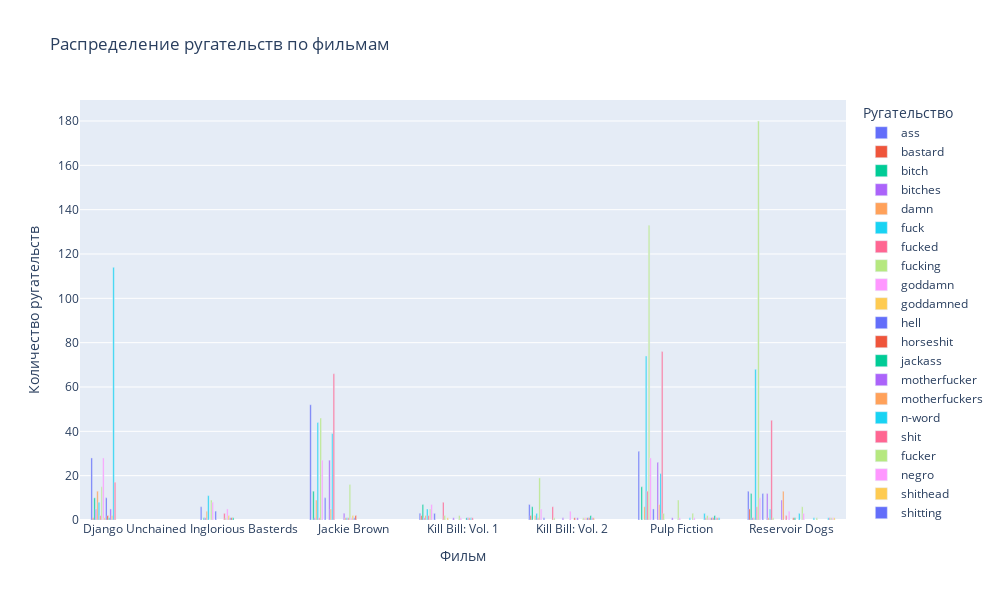

Notebook code for this chart:
### Code cell
import plotly.express as px

# Подготовка данных для графика
curse_counts = df[df['type'] == 'word'].groupby(['movie', 'word']).size().reset_index(name='count')

# Построение графика
fig = px.bar(
    curse_counts,
    x='movie',
    y='count',
    color='word',
    title='Распределение ругательств по фильмам',
    labels={'count': 'Количество', 'movie': 'Фильм', 'word': 'Ругательство'},
    barmode='group'
)

# Настройки и отображение графика
fig.update_layout(xaxis_title='Фильм', yaxis_title='Количество ругательств', width = 1000, height = 600)
fig.show()

### Figure 1 — Plotly figure (JSON) as saved in the notebook; plotly's stock layout.template omitted (floating-point values rounded to 4 significant figures)
{"data": [{"alignmentgroup": "True", "hovertemplate": "Ругательство=ass<br>Фильм=%{x}<br>Количество=%{y}<extra></extra>", "legendgroup": "ass", "marker": {"color": "#636efa", "pattern": {"shape": ""}}, "name": "ass", "offsetgroup": "ass", "orientation": "v", "showlegend": true, "textposition": "auto", "type": "bar", "x": ["Django Unchained", "Inglorious Basterds", "Jackie Brown", "Kill Bill: Vol. 1", "Kill Bill: Vol. 2", "Pulp Fiction", "Reservoir Dogs"], "xaxis": "x", "y": [28, 6, 52, 3, 7, 31, 13], "yaxis": "y"}, {"alignmentgroup": "True", "hovertemplate": "Ругательство=bastard<br>Фильм=%{x}<br>Количество=%{y}<extra></extra>", "legendgroup": "bastard", "marker": {"color": "#EF553B", "pattern": {"shape": ""}}, "name": "bastard", "offsetgroup": "bastard", "orientation": "v", "showlegend": true, "textposition": "auto", "type": "bar", "x": ["Django Unchained", "Kill Bill: Vol. 1", "Kill Bill: Vol. 2", "Reservoir Dogs"], "xaxis": "x", "y": [1, 2, 2, 5], "yaxis": "y"}, {"alignmentgroup": "True", "hovertemplate": "Ругательство=bitch<br>Фильм=%{x}<br>Количество=%{y}<extra></extra>", "legendgroup": "bitch", "marker": {"color": "#00cc96", "pattern": {"shape": ""}}, "name": "bitch", "offsetgroup": "bitch", "orientation": "v", "showlegend": true, "textposition": "auto", "type": "bar", "x": ["Django Unchained", "Inglorious Basterds", "Jackie Brown", "Kill Bill: Vol. 1", "Kill Bill: Vol. 2", "Pulp Fiction", "Reservoir Dogs"], "xaxis": "x", "y": [10, 1, 13, 7, 6, 15, 12], "yaxis": "y"}, {"alignmentgroup": "True", "hovertemplate": "Ругательство=bitches<br>Фильм=%{x}<br>Количество=%{y}<extra></extra>", "legendgroup": "bitches", "marker": {"color": "#ab63fa", "pattern": {"shape": ""}}, "name": "bitches", "offsetgroup": "bitches", "orientation": "v", "showlegend": true, "textposition": "auto", "type": "bar", "x": ["Django Unchained", "Inglorious Basterds", "Jackie Brown", "Kill Bill: Vol. 1", "Reservoir Dogs"], "xaxis": "x", "y": [5, 1, 1, 1, 1], "yaxis": "y"}, {"alignmentgroup": "True", "hovertemplate": "Ругательство=damn<br>Фильм=%{x}<br>Количество=%{y}<extra></extra>", "legendgroup": "damn", "marker": {"color": "#FFA15A", "pattern": {"shape": ""}}, "name": "damn", "offsetgroup": "damn", "orientation": "v", "showlegend": true, "textposition": "auto", "type": "bar", "x": ["Django Unchained", "Inglorious Basterds", "Jackie Brown", "Kill Bill: Vol. 1", "Kill Bill: Vol. 2", "Pulp Fiction", "Reservoir Dogs"], "xaxis": "x", "y": [13, 4, 9, 2, 2, 6, 1], "yaxis": "y"}, {"alignmentgroup": "True", "hovertemplate": "Ругательство=fuck<br>Фильм=%{x}<br>Количество=%{y}<extra></extra>", "legendgroup": "fuck", "marker": {"color": "#19d3f3", "pattern": {"shape": ""}}, "name": "fuck", "offsetgroup": "fuck", "orientation": "v", "showlegend": true, "textposition": "auto", "type": "bar", "x": ["Django Unchained", "Inglorious Basterds", "Jackie Brown", "Kill Bill: Vol. 1", "Kill Bill: Vol. 2", "Pulp Fiction", "Reservoir Dogs"], "xaxis": "x", "y": [8, 11, 44, 5, 3, 74, 68], "yaxis": "y"}, {"alignmentgroup": "True", "hovertemplate": "Ругательство=fucked<br>Фильм=%{x}<br>Количество=%{y}<extra></extra>", "legendgroup": "fucked", "marker": {"color": "#FF6692", "pattern": {"shape": ""}}, "name": "fucked", "offsetgroup": "fucked", "orientation": "v", "showlegend": true, "textposition": "auto", "type": "bar", "x": ["Django Unchained", "Jackie Brown", "Kill Bill: Vol. 1", "Kill Bill: Vol. 2", "Pulp Fiction", "Reservoir Dogs"], "xaxis": "x", "y": [2, 1, 2, 1, 13, 6], "yaxis": "y"}, {"alignmentgroup": "True", "hovertemplate": "Ругательство=fucking<br>Фильм=%{x}<br>Количество=%{y}<extra></extra>", "legendgroup": "fucking", "marker": {"color": "#B6E880", "pattern": {"shape": ""}}, "name": "fucking", "offsetgroup": "fucking", "orientation": "v", "showlegend": true, "textposition": "auto", "type": "bar", "x": ["Django Unchained", "Inglorious Basterds", "Jackie Brown", "Kill Bill: Vol. 1", "Kill Bill: Vol. 2", "Pulp Fiction", "Reservoir Dogs"], "xaxis": "x", "y": [15, 9, 46, 5, 19, 133, 180], "yaxis": "y"}, {"alignmentgroup": "True", "hovertemplate": "Ругательство=goddamn<br>Фильм=%{x}<br>Количество=%{y}<extra></extra>", "legendgroup": "goddamn", "marker": {"color": "#FF97FF", "pattern": {"shape": ""}}, "name": "goddamn", "offsetgroup": "goddamn", "orientation": "v", "showlegend": true, "textposition": "auto", "type": "bar", "x": ["Django Unchained", "Inglorious Basterds", "Jackie Brown", "Kill Bill: Vol. 1", "Kill Bill: Vol. 2", "Pulp Fiction", "Reservoir Dogs"], "xaxis": "x", "y": [28, 8, 27, 7, 5, 28, 10], "yaxis": "y"}, {"alignmentgroup": "True", "hovertemplate": "Ругательство=goddamned<br>Фильм=%{x}<br>Количество=%{y}<extra></extra>", "legendgroup": "goddamned", "marker": {"color": "#FECB52", "pattern": {"shape": ""}}, "name": "goddamned", "offsetgroup": "goddamned", "orientation": "v", "showlegend": true, "textposition": "auto", "type": "bar", "x": ["Django Unchained"], "xaxis": "x", "y": [1], "yaxis": "y"}, {"alignmentgroup": "True", "hovertemplate": "Ругательство=hell<br>Фильм=%{x}<br>Количество=%{y}<extra></extra>", "legendgroup": "hell", "marker": {"color": "#636efa", "pattern": {"shape": ""}}, "name": "hell", "offsetgroup": "hell", "orientation": "v", "showlegend": true, "textposition": "auto", "type": "bar", "x": ["Django Unchained", "Inglorious Basterds", "Jackie Brown", "Kill Bill: Vol. 1", "Kill Bill: Vol. 2", "Pulp Fiction", "Reservoir Dogs"], "xaxis": "x", "y": [10, 4, 10, 3, 1, 5, 12], "yaxis": "y"}, {"alignmentgroup": "True", "hovertemplate": "Ругательство=horseshit<br>Фильм=%{x}<br>Количество=%{y}<extra></extra>", "legendgroup": "horseshit", "marker": {"color": "#EF553B", "pattern": {"shape": ""}}, "name": "horseshit", "offsetgroup": "horseshit", "orientation": "v", "showlegend": true, "textposition": "auto", "type": "bar", "x": ["Django Unchained"], "xaxis": "x", "y": [2], "yaxis": "y"}, {"alignmentgroup": "True", "hovertemplate": "Ругательство=jackass<br>Фильм=%{x}<br>Количество=%{y}<extra></extra>", "legendgroup": "jackass", "marker": {"color": "#00cc96", "pattern": {"shape": ""}}, "name": "jackass", "offsetgroup": "jackass", "orientation": "v", "showlegend": true, "textposition": "auto", "type": "bar", "x": ["Django Unchained"], "xaxis": "x", "y": [1], "yaxis": "y"}, {"alignmentgroup": "True", "hovertemplate": "Ругательство=motherfucker<br>Фильм=%{x}<br>Количество=%{y}<extra></extra>", "legendgroup": "motherfucker", "marker": {"color": "#ab63fa", "pattern": {"shape": ""}}, "name": "motherfucker", "offsetgroup": "motherfucker", "orientation": "v", "showlegend": true, "textposition": "auto", "type": "bar", "x": ["Django Unchained", "Jackie Brown", "Pulp Fiction", "Reservoir Dogs"], "xaxis": "x", "y": [5, 27, 26, 12], "yaxis": "y"}, {"alignmentgroup": "True", "hovertemplate": "Ругательство=motherfuckers<br>Фильм=%{x}<br>Количество=%{y}<extra></extra>", "legendgroup": "motherfuckers", "marker": {"color": "#FFA15A", "pattern": {"shape": ""}}, "name": "motherfuckers", "offsetgroup": "motherfuckers", "orientation": "v", "showlegend": true, "textposition": "auto", "type": "bar", "x": ["Django Unchained", "Jackie Brown", "Pulp Fiction", "Reservoir Dogs"], "xaxis": "x", "y": [2, 5, 7, 1], "yaxis": "y"}, {"alignmentgroup": "True", "hovertemplate": "Ругательство=n-word <br>Фильм=%{x}<br>Количество=%{y}<extra></extra>", "legendgroup": "n-word ", "marker": {"color": "#19d3f3", "pattern": {"shape": ""}}, "name": "n-word ", "offsetgroup": "n-word ", "orientation": "v", "showlegend": true, "textposition": "auto", "type": "bar", "x": ["Django Unchained", "Jackie Brown", "Pulp Fiction", "Reservoir Dogs"], "xaxis": "x", "y": [114, 39, 21, 5], "yaxis": "y"}, {"alignmentgroup": "True", "hovertemplate": "Ругательство=shit<br>Фильм=%{x}<br>Количество=%{y}<extra></extra>", "legendgroup": "shit", "marker": {"color": "#FF6692", "pattern": {"shape": ""}}, "name": "shit", "offsetgroup": "shit", "orientation": "v", "showlegend": true, "textposition": "auto", "type": "bar", "x": ["Django Unchained", "Inglorious Basterds", "Jackie Brown", "Kill Bill: Vol. 1", "Kill Bill: Vol. 2", "Pulp Fiction", "Reservoir Dogs"], "xaxis": "x", "y": [17, 3, 66, 8, 6, 76, 45], "yaxis": "y"}, {"alignmentgroup": "True", "hovertemplate": "Ругательство=fucker<br>Фильм=%{x}<br>Количество=%{y}<extra></extra>", "legendgroup": "fucker", "marker": {"color": "#B6E880", "pattern": {"shape": ""}}, "name": "fucker", "offsetgroup": "fucker", "orientation": "v", "showlegend": true, "textposition": "auto", "type": "bar", "x": ["Inglorious Basterds", "Kill Bill: Vol. 1", "Kill Bill: Vol. 2", "Pulp Fiction", "Reservoir Dogs"], "xaxis": "x", "y": [1, 2, 1, 3, 1], "yaxis": "y"}, {"alignmentgroup": "True", "hovertemplate": "Ругательство=negro <br>Фильм=%{x}<br>Количество=%{y}<extra></extra>", "legendgroup": "negro ", "marker": {"color": "#FF97FF", "pattern": {"shape": ""}}, "name": "negro ", "offsetgroup": "negro ", "orientation": "v", "showlegend": true, "textposition": "auto", "type": "bar", "x": ["Inglorious Basterds"], "xaxis": "x", "y": [5], "yaxis": "y"}, {"alignmentgroup": "True", "hovertemplate": "Ругательство=shithead<br>Фильм=%{x}<br>Количество=%{y}<extra></extra>", "legendgroup": "shithead", "marker": {"color": "#FECB52", "pattern": {"shape": ""}}, "name": "shithead", "offsetgroup": "shithead", "orientation": "v", "showlegend": true, "textposition": "auto", "type": "bar", "x": ["Inglorious Basterds", "Kill Bill: Vol. 1"], "xaxis": "x", "y": [2, 1], "yaxis": "y"}, {"alignmentgroup": "True", "hovertemplate": "Ругательство=shitting<br>Фильм=%{x}<br>Количество=%{y}<extra></extra>", "legendgroup": "shitting", "marker": {"color": "#636efa", "pattern": {"shape": ""}}, "name": "shitting", "offsetgroup": "shitting", "orientation": "v", "showlegend": true, "textposition": "auto", "type": "bar", "x": ["Inglorious Basterds"], "xaxis": "x", "y": [1], "yaxis": "y"}, {"alignmentgroup": "True", "hovertemplate": "Ругательство=slut<br>Фильм=%{x}<br>Количество=%{y}<extra></extra>", "legendgroup": "slut", "marker": {"color": "#EF553B", "pattern": {"shape": ""}}, "name": "slut", "offsetgroup": "slut", "orientation": "v", "showlegend": true, "textposition": "auto", "type": "bar", "x": ["Inglorious Basterds"], "xaxis": "x", "y": [1], "yaxis": "y"}, {"alignmentgroup": "True", "hovertemplate": "Ругательство=squaw<br>Фильм=%{x}<br>Количество=%{y}<extra></extra>", "legendgroup": "squaw", "marker": {"color": "#00cc96", "pattern": {"shape": ""}}, "name": "squaw", "offsetgroup": "squaw", "orientation": "v", "showlegend": true, "textposition": "auto", "type": "bar", "x": ["Inglorious Basterds"], "xaxis": "x", "y": [1], "yaxis": "y"}, {"alignmentgroup": "True", "hovertemplate": "Ругательство=bullshit<br>Фильм=%{x}<br>Количество=%{y}<extra></extra>", "legendgroup": "bullshit", "marker": {"color": "#ab63fa", "pattern": {"shape": ""}}, "name": "bullshit", "offsetgroup": "bullshit", "orientation": "v", "showlegend": true, "textposition": "auto", "type": "bar", "x": ["Jackie Brown", "Kill Bill: Vol. 1", "Kill Bill: Vol. 2", "Pulp Fiction", "Reservoir Dogs"], "xaxis": "x", "y": [3, 1, 1, 1, 9], "yaxis": "y"}, {"alignmentgroup": "True", "hovertemplate": "Ругательство=dick<br>Фильм=%{x}<br>Количество=%{y}<extra></extra>", "legendgroup": "dick", "marker": {"color": "#FFA15A", "pattern": {"shape": ""}}, "name": "dick", "offsetgroup": "dick", "orientation": "v", "showlegend": true, "textposition": "auto", "type": "bar", "x": ["Jackie Brown", "Reservoir Dogs"], "xaxis": "x", "y": [1, 13], "yaxis": "y"}, {"alignmentgroup": "True", "hovertemplate": "Ругательство=dumbass<br>Фильм=%{x}<br>Количество=%{y}<extra></extra>", "legendgroup": "dumbass", "marker": {"color": "#19d3f3", "pattern": {"shape": ""}}, "name": "dumbass", "offsetgroup": "dumbass", "orientation": "v", "showlegend": true, "textposition": "auto", "type": "bar", "x": ["Jackie Brown"], "xaxis": "x", "y": [1], "yaxis": "y"}, {"alignmentgroup": "True", "hovertemplate": "Ругательство=fucks<br>Фильм=%{x}<br>Количество=%{y}<extra></extra>", "legendgroup": "fucks", "marker": {"color": "#FF6692", "pattern": {"shape": ""}}, "name": "fucks", "offsetgroup": "fucks", "orientation": "v", "showlegend": true, "textposition": "auto", "type": "bar", "x": ["Jackie Brown", "Reservoir Dogs"], "xaxis": "x", "y": [1, 2], "yaxis": "y"}, {"alignmentgroup": "True", "hovertemplate": "Ругательство=motherfucking<br>Фильм=%{x}<br>Количество=%{y}<extra></extra>", "legendgroup": "motherfucking", "marker": {"color": "#B6E880", "pattern": {"shape": ""}}, "name": "motherfucking", "offsetgroup": "motherfucking", "orientation": "v", "showlegend": true, "textposition": "auto", "type": "bar", "x": ["Jackie Brown", "Kill Bill: Vol. 1", "Pulp Fiction"], "xaxis": "x", "y": [16, 2, 9], "yaxis": "y"}, {"alignmentgroup": "True", "hovertemplate": "Ругательство=pussy<br>Фильм=%{x}<br>Количество=%{y}<extra></extra>", "legendgroup": "pussy", "marker": {"color": "#FF97FF", "pattern": {"shape": ""}}, "name": "pussy", "offsetgroup": "pussy", "orientation": "v", "showlegend": true, "textposition": "auto", "type": "bar", "x": ["Jackie Brown", "Kill Bill: Vol. 1", "Kill Bill: Vol. 2", "Pulp Fiction", "Reservoir Dogs"], "xaxis": "x", "y": [1, 1, 4, 1, 4], "yaxis": "y"}, {"alignmentgroup": "True", "hovertemplate": "Ругательство=shitload<br>Фильм=%{x}<br>Количество=%{y}<extra></extra>", "legendgroup": "shitload", "marker": {"color": "#FECB52", "pattern": {"shape": ""}}, "name": "shitload", "offsetgroup": "shitload", "orientation": "v", "showlegend": true, "textposition": "auto", "type": "bar", "x": ["Jackie Brown"], "xaxis": "x", "y": [2], "yaxis": "y"}, {"alignmentgroup": "True", "hovertemplate": "Ругательство=shittiest<br>Фильм=%{x}<br>Количество=%{y}<extra></extra>", "legendgroup": "shittiest", "marker": {"color": "#636efa", "pattern": {"shape": ""}}, "name": "shittiest", "offsetgroup": "shittiest", "orientation": "v", "showlegend": true, "textposition": "auto", "type": "bar", "x": ["Jackie Brown"], "xaxis": "x", "y": [1], "yaxis": "y"}, {"alignmentgroup": "True", "hovertemplate": "Ругательство=shitty<br>Фильм=%{x}<br>Количество=%{y}<extra></extra>", "legendgroup": "shitty", "marker": {"color": "#EF553B", "pattern": {"shape": ""}}, "name": "shitty", "offsetgroup": "shitty", "orientation": "v", "showlegend": true, "textposition": "auto", "type": "bar", "x": ["Jackie Brown", "Kill Bill: Vol. 2", "Reservoir Dogs"], "xaxis": "x", "y": [2, 1, 1], "yaxis": "y"}, {"alignmentgroup": "True", "hovertemplate": "Ругательство=cocksucker<br>Фильм=%{x}<br>Количество=%{y}<extra></extra>", "legendgroup": "cocksucker", "marker": {"color": "#00cc96", "pattern": {"shape": ""}}, "name": "cocksucker", "offsetgroup": "cocksucker", "orientation": "v", "showlegend": true, "textposition": "auto", "type": "bar", "x": ["Kill Bill: Vol. 1", "Reservoir Dogs"], "xaxis": "x", "y": [1, 1], "yaxis": "y"}, {"alignmentgroup": "True", "hovertemplate": "Ругательство=cunt<br>Фильм=%{x}<br>Количество=%{y}<extra></extra>", "legendgroup": "cunt", "marker": {"color": "#ab63fa", "pattern": {"shape": ""}}, "name": "cunt", "offsetgroup": "cunt", "orientation": "v", "showlegend": true, "textposition": "auto", "type": "bar", "x": ["Kill Bill: Vol. 1", "Kill Bill: Vol. 2"], "xaxis": "x", "y": [1, 1], "yaxis": "y"}, {"alignmentgroup": "True", "hovertemplate": "Ругательство=cunts<br>Фильм=%{x}<br>Количество=%{y}<extra></extra>", "legendgroup": "cunts", "marker": {"color": "#FFA15A", "pattern": {"shape": ""}}, "name": "cunts", "offsetgroup": "cunts", "orientation": "v", "showlegend": true, "textposition": "auto", "type": "bar", "x": ["Kill Bill: Vol. 1"], "xaxis": "x", "y": [1], "yaxis": "y"}, {"alignmentgroup": "True", "hovertemplate": "Ругательство=dicks<br>Фильм=%{x}<br>Количество=%{y}<extra></extra>", "legendgroup": "dicks", "marker": {"color": "#19d3f3", "pattern": {"shape": ""}}, "name": "dicks", "offsetgroup": "dicks", "orientation": "v", "showlegend": true, "textposition": "auto", "type": "bar", "x": ["Kill Bill: Vol. 1", "Pulp Fiction", "Reservoir Dogs"], "xaxis": "x", "y": [1, 1, 3], "yaxis": "y"}, {"alignmentgroup": "True", "hovertemplate": "Ругательство=fuckface<br>Фильм=%{x}<br>Количество=%{y}<extra></extra>", "legendgroup": "fuckface", "marker": {"color": "#FF6692", "pattern": {"shape": ""}}, "name": "fuckface", "offsetgroup": "fuckface", "orientation": "v", "showlegend": true, "textposition": "auto", "type": "bar", "x": ["Kill Bill: Vol. 1"], "xaxis": "x", "y": [1], "yaxis": "y"}, {"alignmentgroup": "True", "hovertemplate": "Ругательство=asshole<br>Фильм=%{x}<br>Количество=%{y}<extra></extra>", "legendgroup": "asshole", "marker": {"color": "#B6E880", "pattern": {"shape": ""}}, "name": "asshole", "offsetgroup": "asshole", "orientation": "v", "showlegend": true, "textposition": "auto", "type": "bar", "x": ["Kill Bill: Vol. 2", "Pulp Fiction", "Reservoir Dogs"], "xaxis": "x", "y": [1, 3, 6], "yaxis": "y"}, {"alignmentgroup": "True", "hovertemplate": "Ругательство=assholes<br>Фильм=%{x}<br>Количество=%{y}<extra></extra>", "legendgroup": "assholes", "marker": {"color": "#FF97FF", "pattern": {"shape": ""}}, "name": "assholes", "offsetgroup": "assholes", "orientation": "v", "showlegend": true, "textposition": "auto", "type": "bar", "x": ["Kill Bill: Vol. 2", "Pulp Fiction", "Reservoir Dogs"], "xaxis": "x", "y": [1, 1, 3], "yaxis": "y"}, {"alignmentgroup": "True", "hovertemplate": "Ругательство=bastards<br>Фильм=%{x}<br>Количество=%{y}<extra></extra>", "legendgroup": "bastards", "marker": {"color": "#FECB52", "pattern": {"shape": ""}}, "name": "bastards", "offsetgroup": "bastards", "orientation": "v", "showlegend": true, "textposition": "auto", "type": "bar", "x": ["Kill Bill: Vol. 2"], "xaxis": "x", "y": [1], "yaxis": "y"}, {"alignmentgroup": "True", "hovertemplate": "Ругательство=cockblockery<br>Фильм=%{x}<br>Количество=%{y}<extra></extra>", "legendgroup": "cockblockery", "marker": {"color": "#636efa", "pattern": {"shape": ""}}, "name": "cockblockery", "offsetgroup": "cockblockery", "orientation": "v", "showlegend": true, "textposition": "auto", "type": "bar", "x": ["Kill Bill: Vol. 2"], "xaxis": "x", "y": [1], "yaxis": "y"}, {"alignmentgroup": "True", "hovertemplate": "Ругательство=horeshit<br>Фильм=%{x}<br>Количество=%{y}<extra></extra>", "legendgroup": "horeshit", "marker": {"color": "#EF553B", "pattern": {"shape": ""}}, "name": "horeshit", "offsetgroup": "horeshit", "orientation": "v", "showlegend": true, "textposition": "auto", "type": "bar", "x": ["Kill Bill: Vol. 2"], "xaxis": "x", "y": [1], "yaxis": "y"}, {"alignmentgroup": "True", "hovertemplate": "Ругательство=japs<br>Фильм=%{x}<br>Количество=%{y}<extra></extra>", "legendgroup": "japs", "marker": {"color": "#00cc96", "pattern": {"shape": ""}}, "name": "japs", "offsetgroup": "japs", "orientation": "v", "showlegend": true, "textposition": "auto", "type": "bar", "x": ["Kill Bill: Vol. 2"], "xaxis": "x", "y": [2], "yaxis": "y"}, {"alignmentgroup": "True", "hovertemplate": "Ругательство=jew (verb)<br>Фильм=%{x}<br>Количество=%{y}<extra></extra>", "legendgroup": "jew (verb)", "marker": {"color": "#ab63fa", "pattern": {"shape": ""}}, "name": "jew (verb)", "offsetgroup": "jew (verb)", "orientation": "v", "showlegend": true, "textposition": "auto", "type": "bar", "x": ["Kill Bill: Vol. 2"], "xaxis": "x", "y": [1], "yaxis": "y"}, {"alignmentgroup": "True", "hovertemplate": "Ругательство=shitless<br>Фильм=%{x}<br>Количество=%{y}<extra></extra>", "legendgroup": "shitless", "marker": {"color": "#FFA15A", "pattern": {"shape": ""}}, "name": "shitless", "offsetgroup": "shitless", "orientation": "v", "showlegend": true, "textposition": "auto", "type": "bar", "x": ["Kill Bill: Vol. 2"], "xaxis": "x", "y": [1], "yaxis": "y"}, {"alignmentgroup": "True", "hovertemplate": "Ругательство=asses<br>Фильм=%{x}<br>Количество=%{y}<extra></extra>", "legendgroup": "asses", "marker": {"color": "#19d3f3", "pattern": {"shape": ""}}, "name": "asses", "offsetgroup": "asses", "orientation": "v", "showlegend": true, "textposition": "auto", "type": "bar", "x": ["Pulp Fiction", "Reservoir Dogs"], "xaxis": "x", "y": [3, 1], "yaxis": "y"}, {"alignmentgroup": "True", "hovertemplate": "Ругательство=chickenshit<br>Фильм=%{x}<br>Количество=%{y}<extra></extra>", "legendgroup": "chickenshit", "marker": {"color": "#FF6692", "pattern": {"shape": ""}}, "name": "chickenshit", "offsetgroup": "chickenshit", "orientation": "v", "showlegend": true, "textposition": "auto", "type": "bar", "x": ["Pulp Fiction"], "xaxis": "x", "y": [1], "yaxis": "y"}, {"alignmentgroup": "True", "hovertemplate": "Ругательство=damned<br>Фильм=%{x}<br>Количество=%{y}<extra></extra>", "legendgroup": "damned", "marker": {"color": "#B6E880", "pattern": {"shape": ""}}, "name": "damned", "offsetgroup": "damned", "orientation": "v", "showlegend": true, "textposition": "auto", "type": "bar", "x": ["Pulp Fiction", "Reservoir Dogs"], "xaxis": "x", "y": [2, 1], "yaxis": "y"}, {"alignmentgroup": "True", "hovertemplate": "Ругательство=dickless<br>Фильм=%{x}<br>Количество=%{y}<extra></extra>", "legendgroup": "dickless", "marker": {"color": "#FF97FF", "pattern": {"shape": ""}}, "name": "dickless", "offsetgroup": "dickless", "orientation": "v", "showlegend": true, "textposition": "auto", "type": "bar", "x": ["Pulp Fiction"], "xaxis": "x", "y": [1], "yaxis": "y"}, {"alignmentgroup": "True", "hovertemplate": "Ругательство=fuckers<br>Фильм=%{x}<br>Количество=%{y}<extra></extra>", "legendgroup": "fuckers", "marker": {"color": "#FECB52", "pattern": {"shape": ""}}, "name": "fuckers", "offsetgroup": "fuckers", "orientation": "v", "showlegend": true, "textposition": "auto", "type": "bar", "x": ["Pulp Fiction"], "xaxis": "x", "y": [1], "yaxis": "y"}, {"alignmentgroup": "True", "hovertemplate": "Ругательство=fuckhead<br>Фильм=%{x}<br>Количество=%{y}<extra></extra>", "legendgroup": "fuckhead", "marker": {"color": "#636efa", "pattern": {"shape": ""}}, "name": "fuckhead", "offsetgroup": "fuckhead", "orientation": "v", "showlegend": true, "textposition": "auto", "type": "bar", "x": ["Pulp Fiction"], "xaxis": "x", "y": [1], "yaxis": "y"}, {"alignmentgroup": "True", "hovertemplate": "Ругательство=gook<br>Фильм=%{x}<br>Количество=%{y}<extra></extra>", "legendgroup": "gook", "marker": {"color": "#EF553B", "pattern": {"shape": ""}}, "name": "gook", "offsetgroup": "gook", "orientation": "v", "showlegend": true, "textposition": "auto", "type": "bar", "x": ["Pulp Fiction"], "xaxis": "x", "y": [1], "yaxis": "y"}, {"alignmentgroup": "True", "hovertemplate": "Ругательство=gooks<br>Фильм=%{x}<br>Количество=%{y}<extra></extra>", "legendgroup": "gooks", "marker": {"color": "#00cc96", "pattern": {"shape": ""}}, "name": "gooks", "offsetgroup": "gooks", "orientation": "v", "showlegend": true, "textposition": "auto", "type": "bar", "x": ["Pulp Fiction"], "xaxis": "x", "y": [2], "yaxis": "y"}, {"alignmentgroup": "True", "hovertemplate": "Ругательство=merde<br>Фильм=%{x}<br>Количество=%{y}<extra></extra>", "legendgroup": "merde", "marker": {"color": "#ab63fa", "pattern": {"shape": ""}}, "name": "merde", "offsetgroup": "merde", "orientation": "v", "showlegend": true, "textposition": "auto", "type": "bar", "x": ["Pulp Fiction"], "xaxis": "x", "y": [1], "yaxis": "y"}, {"alignmentgroup": "True", "hovertemplate": "Ругательство=slope<br>Фильм=%{x}<br>Количество=%{y}<extra></extra>", "legendgroup": "slope", "marker": {"color": "#FFA15A", "pattern": {"shape": ""}}, "name": "slope", "offsetgroup": "slope", "orientation": "v", "showlegend": true, "textposition": "auto", "type": "bar", "x": ["Pulp Fiction"], "xaxis": "x", "y": [1], "yaxis": "y"}, {"alignmentgroup": "True", "hovertemplate": "Ругательство=wetback<br>Фильм=%{x}<br>Количество=%{y}<extra></extra>", "legendgroup": "wetback", "marker": {"color": "#19d3f3", "pattern": {"shape": ""}}, "name": "wetback", "offsetgroup": "wetback", "orientation": "v", "showlegend": true, "textposition": "auto", "type": "bar", "x": ["Pulp Fiction", "Reservoir Dogs"], "xaxis": "x", "y": [1, 1], "yaxis": "y"}, {"alignmentgroup": "True", "hovertemplate": "Ругательство=asshead<br>Фильм=%{x}<br>Количество=%{y}<extra></extra>", "legendgroup": "asshead", "marker": {"color": "#FF6692", "pattern": {"shape": ""}}, "name": "asshead", "offsetgroup": "asshead", "orientation": "v", "showlegend": true, "textposition": "auto", "type": "bar", "x": ["Reservoir Dogs"], "xaxis": "x", "y": [1], "yaxis": "y"}, {"alignmentgroup": "True", "hovertemplate": "Ругательство=faggot<br>Фильм=%{x}<br>Количество=%{y}<extra></extra>", "legendgroup": "faggot", "marker": {"color": "#B6E880", "pattern": {"shape": ""}}, "name": "faggot", "offsetgroup": "faggot", "orientation": "v", "showlegend": true, "textposition": "auto", "type": "bar", "x": ["Reservoir Dogs"], "xaxis": "x", "y": [1], "yaxis": "y"}, {"alignmentgroup": "True", "hovertemplate": "Ругательство=fuckup<br>Фильм=%{x}<br>Количество=%{y}<extra></extra>", "legendgroup": "fuckup", "marker": {"color": "#FF97FF", "pattern": {"shape": ""}}, "name": "fuckup", "offsetgroup": "fuckup", "orientation": "v", "showlegend": true, "textposition": "auto", "type": "bar", "x": ["Reservoir Dogs"], "xaxis": "x", "y": [1], "yaxis": "y"}, {"alignmentgroup": "True", "hovertemplate": "Ругательство=jap<br>Фильм=%{x}<br>Количество=%{y}<extra></extra>", "legendgroup": "jap", "marker": {"color": "#FECB52", "pattern": {"shape": ""}}, "name": "jap", "offsetgroup": "jap", "orientation": "v", "showlegend": true, "textposition": "auto", "type": "bar", "x": ["Reservoir Dogs"], "xaxis": "x", "y": [1], "yaxis": "y"}], "layout": {"barmode": "group", "height": 600, "legend": {"title": {"text": "Ругательство"}, "tracegroupgap": 0}, "title": {"text": "Распределение ругательств по фильмам"}, "width": 1000, "xaxis": {"anchor": "y", "autorange": true, "domain": [0, 1], "range": [-0.5, 6.5], "title": {"text": "Фильм"}, "type": "category"}, "yaxis": {"anchor": "x", "autorange": true, "domain": [0, 1], "range": [0, 189.5], "title": {"text": "Количество ругательств"}, "type": "linear"}}}
